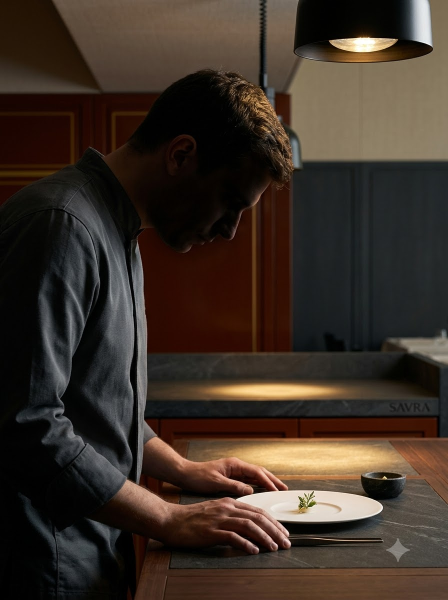
#> input picture test_projects/Savra_Claude/media/Chef_plating_at_pass_202608110048.jpeg, 896 x 1200 px (shown at 1/2 size); its folder holds only this picture in this run
$ python build_media_inventory.py
#> lines starting #> are read from the running program, lines starting #| are printed output that depends on the picture
"""Build .olympus/evidence/media-inventory.json from the read-only media/ originals.

Measures, per still: dimensions, orientation, mean luminance, the share of pixels that are
near-black, and the five dominant colours by k-means-free quantisation. This is the hard
evidence the direction phase leans on -- "the photography is dark and warm" has to be a
measurement, not an impression.

Never writes to media/. Run from the project root:
    python .olympus/tools/build_media_inventory.py
"""

from __future__ import annotations

import json
import subprocess
from pathlib import Path

from PIL import Image

ROOT = Path(__file__).resolve().parents[2]
MEDIA = ROOT / "media"
OUT = ROOT / ".olympus" / "evidence" / "media-inventory.json"

# The locked brand palette, from Color_Palette___trend_colors.
BRAND = {
    "slate": (0x33, 0x5C, 0x67),
    "auburn": (0x9E, 0x2A, 0x2B),
    "hunyadi": (0xE0, 0x9F, 0x3E),
    "vanilla": (0xFF, 0xF3, 0xB0),
}


def hexof(rgb: tuple[int, int, int]) -> str:
    return "#%02X%02X%02X" % rgb


def luminance(rgb: tuple[int, int, int]) -> float:
    """Relative luminance, WCAG 2.1."""
    def channel(c: int) -> float:
        s = c / 255
        return s / 12.92 if s <= 0.04045 else ((s + 0.055) / 1.055) ** 2.4

    r, g, b = (channel(c) for c in rgb)
    return 0.2126 * r + 0.7152 * g + 0.0722 * b


def nearest_brand(rgb: tuple[int, int, int]) -> tuple[str, float]:
    """Closest locked brand colour and its RGB distance, so we can say how literally
    present the palette is in the photography rather than asserting that it is."""
    best, dist = "", 1e9
    for name, ref in BRAND.items():
        d = sum((a - b) ** 2 for a, b in zip(rgb, ref)) ** 0.5
        if d < dist:
            best, dist = name, d
    return best, round(dist, 1)


def dominant(img: Image.Image, n: int = 5) -> list[dict]:
    small = img.convert("RGB").resize((160, 160))
    quant = small.quantize(colors=n, method=Image.Quantize.MEDIANCUT)
    palette = quant.getpalette() or []
    total = sum(count for count, _ in quant.getcolors() or [])
    out = []
    for count, index in sorted(quant.getcolors() or [], reverse=True):
        rgb = tuple(palette[index * 3: index * 3 + 3])
        name, dist = nearest_brand(rgb)
        out.append(
            {
                "hex": hexof(rgb),
                "share": round(count / total, 3),
                "nearest_brand": name,
                "brand_distance": dist,
            }
        )
    return out


def still(path: Path) -> dict:
    with Image.open(path) as img:
#> img is the input picture: PIL image 896x1200 RGB; mean R, G, B 60.1, 48.1, 39.1
        w, h = img.size
#> w = 896; h = 1200
        rgb = img.convert("RGB")
        grey = rgb.convert("L")
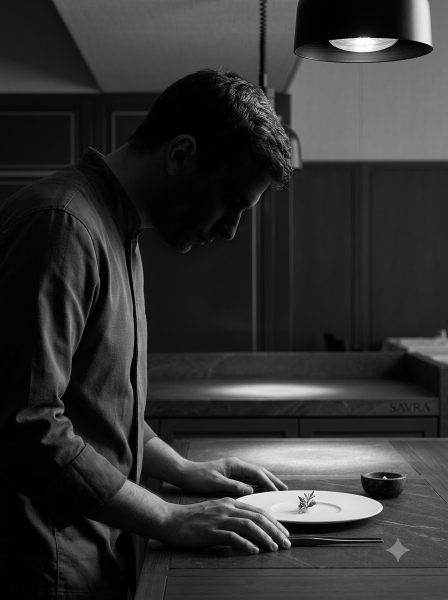
#> grey: PIL image 896x1200 L (shown at 1/2 size); min 0, max 255, mean 50.7
        hist = grey.histogram()
#> hist = 256 values, max 41137 at index 1, min 33 at index 238, mean 4200
        px = w * h
#> px = 1075200
        dark = sum(hist[:48]) / px
#> dark = 0.623
        mean = sum(i * c for i, c in enumerate(hist)) / px
#> mean = 50.7
        return {
            "file": path.name,
            "width": w,
            "height": h,
            "orientation": "landscape" if w > h else ("portrait" if h > w else "square"),
            "aspect": round(w / h, 3),
            "mean_luma_0_255": round(mean, 1),
            "near_black_share": round(dark, 3),
            "dominant": dominant(rgb),
        }
#> in dominant, `small = img.convert("RGB").resize((160, 160))`:
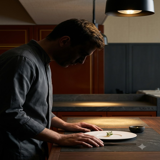
#> small: PIL image 160x160 RGB; mean R, G, B 60.1, 48.1, 39.1
#> in dominant, `quant = small.quantize(colors=n, method=Image.Quantize.MEDIANCUT)`:
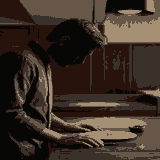
#> quant: PIL image 160x160 P; mean R, G, B 60.3, 48, 38.7
#> in dominant, `palette = quant.getpalette() or []`: palette = [165, 144, 117, 103, 87, 73, 58, 49, 43, 39, 19, 11, 7, 7, 5]
#> in dominant, `total = sum(count for count, _ in quant.getcolors() or [])`: total = 25600
#> the loop in dominant, `for count, index in sorted(quant.getcolors() or [], reverse=True):` made 5 passes
#> (count, index, rgb, dist, name) on passes 1 to 5: (6845, 3, (39, 19, 11), 118.1, 'slate'), (5979, 4, (7, 7, 5), 137, 'slate'), (5577, 2, (58, 49, 43), 74.1, 'slate'), (4448, 1, (103, 87, 73), 60.2, 'slate'), (2751, 0, (165, 144, 117), 82, 'hunyadi')
#> after the loop in dominant, `for count, index in sorted(quant.getcolors() or [], reverse=True):`: out = 5 items


def clip(path: Path) -> dict:
    probe = subprocess.run(
        [
            "ffprobe", "-v", "error",
            "-show_entries", "stream=codec_type,codec_name,width,height,duration,r_frame_rate",
            "-of", "json", str(path),
        ],
        capture_output=True, text=True, check=True,
    )
    streams = json.loads(probe.stdout).get("streams", [])
    return {
        "file": path.name,
        "streams": streams,
        "has_audio": any(s.get("codec_type") == "audio" for s in streams),
    }


def main() -> None:
    stills = sorted(p for p in MEDIA.glob("*.jpeg"))
    clips = sorted(p for p in MEDIA.glob("*.mp4"))
    data = {
        "source": "media/ (read-only supplied originals)",
        "provenance": "AI-generated; every still carries a generation mark in the lower-right corner",
        "brand_palette": {k: hexof(v) for k, v in BRAND.items()},
        "still_count": len(stills),
        "clip_count": len(clips),
        "stills": [still(p) for p in stills],
        "clips": [clip(p) for p in clips],
    }
    OUT.parent.mkdir(parents=True, exist_ok=True)
    OUT.write_text(json.dumps(data, indent=2), encoding="utf-8")
    print(f"wrote {OUT.relative_to(ROOT)}  ({len(stills)} stills, {len(clips)} clips)")

    dark = [s for s in data["stills"] if s["mean_luma_0_255"] < 90]
#> dark = 1 item
    print(f"stills with mean luminance < 90/255: {len(dark)}/{len(stills)}")
#| stills with mean luminance < 90/255: 1/1


if __name__ == "__main__":
    main()

$ run again, on test_projects/Savra_Claude/media/Lamb_backstrap_with_cherry_glaze_202608110048.jpeg
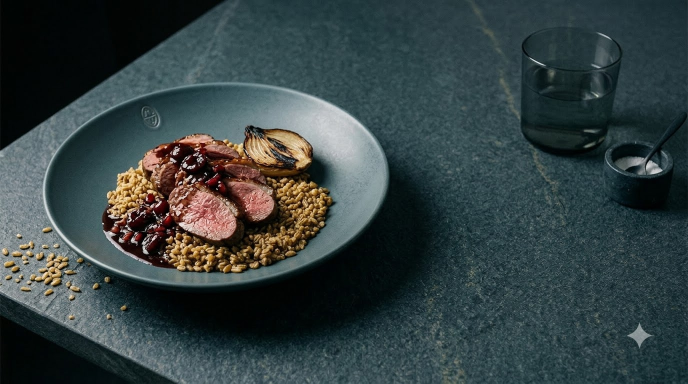
#> input picture test_projects/Savra_Claude/media/Lamb_backstrap_with_cherry_glaze_202608110048.jpeg, 1376 x 768 px (shown at 1/2 size)
#> in still, img is the input picture: PIL image 1376x768 RGB; mean R, G, B 52.9, 65.3, 66
#> in still, `grey = rgb.convert("L")`:
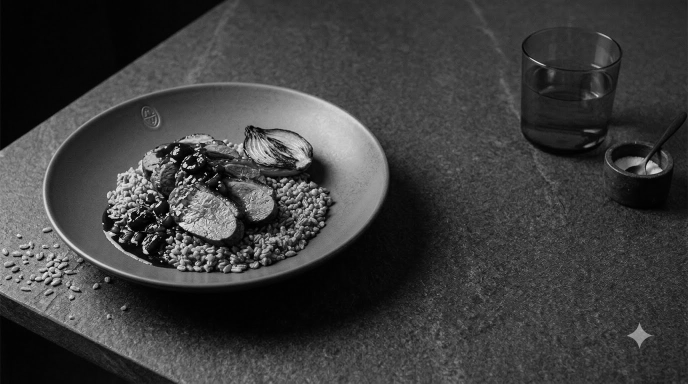
#> grey: PIL image 1376x768 L (shown at 1/2 size); min 0, max 254, mean 61.6
#> hist = 256 values, max 31201 at index 4, min 0 at index 252, mean 4128
#> in still, `dark = sum(hist[:48]) / px`: dark = 0.366
#> mean = 61.61
#> in dominant, `quant = small.quantize(colors=n, method=Image.Quantize.MEDIANCUT)`:
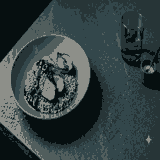
#> quant: PIL image 160x160 P; mean R, G, B 52.2, 65.2, 66.3
#> palette = [141, 143, 137, 81, 94, 93, 51, 71, 75, 39, 53, 55, 6, 15, 16]
#> total = 25600
#> the loop in dominant, `for count, index in sorted(quant.getcolors() or [], reverse=True):` made 5 passes
#> (count, index, rgb, dist) on passes 1 to 5: (7370, 2, (51, 71, 75), 35), (6283, 3, (39, 53, 55), 63), (5781, 4, (6, 15, 16), 124.6), (3158, 1, (81, 94, 93), 31.7), (3008, 0, (141, 143, 137), 108.9)
#> after the loop in dominant, `for count, index in sorted(quant.getcolors() or [], reverse=True):`: out = 5 items
#> in main, `dark = [s for s in data["stills"] if s["mean_luma_0_255"] < 90]`: dark = 1 item
#| stills with mean luminance < 90/255: 1/1

$ run again, on test_projects/Savra_Claude/media/Portrait_recomposition_of_asset_202608110048.jpeg
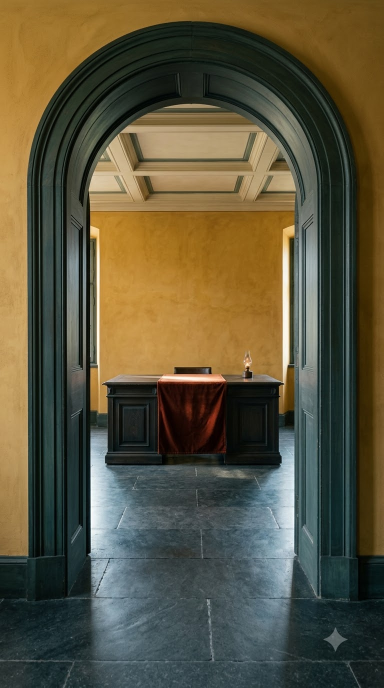
#> input picture test_projects/Savra_Claude/media/Portrait_recomposition_of_asset_202608110048.jpeg, 768 x 1376 px (shown at 1/2 size)
#> in still, img is the input picture: PIL image 768x1376 RGB; mean R, G, B 90.8, 84.4, 61.1
#> in still, `grey = rgb.convert("L")`:
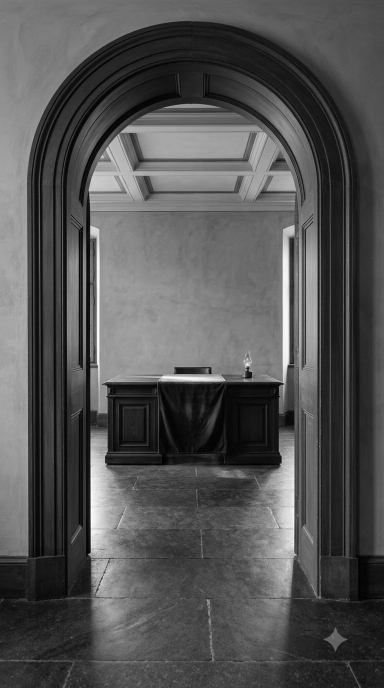
#> grey: PIL image 768x1376 L (shown at 1/2 size); min 0, max 254, mean 83.7
#> hist = 256 values, max 10713 at index 29, min 0 at index 255, mean 4128
#> in still, `dark = sum(hist[:48]) / px`: dark = 0.313
#> mean = 83.67
#> in dominant, `quant = small.quantize(colors=n, method=Image.Quantize.MEDIANCUT)`:
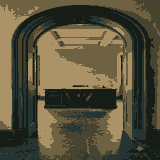
#> quant: PIL image 160x160 P; mean R, G, B 87.6, 82, 59.5
#> palette = [172, 147, 103, 110, 98, 67, 72, 68, 47, 37, 53, 51, 22, 28, 22]
#> total = 25600
#> the loop in dominant, `for count, index in sorted(quant.getcolors() or [], reverse=True):` made 5 passes
#> (count, index, rgb, dist, name) on passes 1 to 5: (6059, 4, (22, 28, 22), 107.2, 'slate'), (6037, 0, (172, 147, 103), 67.3, 'hunyadi'), (5895, 1, (110, 98, 67), 69.4, 'slate'), (4007, 2, (72, 68, 47), 64.4, 'slate'), (3602, 3, (37, 53, 51), 66.5, 'slate')
#> after the loop in dominant, `for count, index in sorted(quant.getcolors() or [], reverse=True):`: out = 5 items
#> in main, `dark = [s for s in data["stills"] if s["mean_luma_0_255"] < 90]`: dark = 1 item
#| stills with mean luminance < 90/255: 1/1

$ run again, on test_projects/Savra_Claude/media/Quince_dessert_with_yogurt_and_202608110048.jpeg
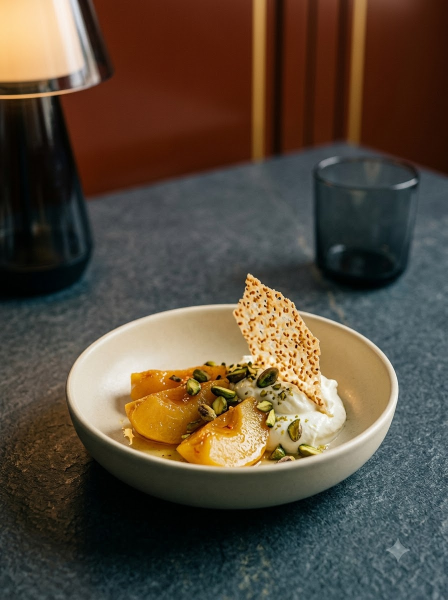
#> input picture test_projects/Savra_Claude/media/Quince_dessert_with_yogurt_and_202608110048.jpeg, 896 x 1200 px (shown at 1/2 size)
#> in still, img is the input picture: PIL image 896x1200 RGB; mean R, G, B 86.7, 74.4, 60
#> in still, `grey = rgb.convert("L")`:
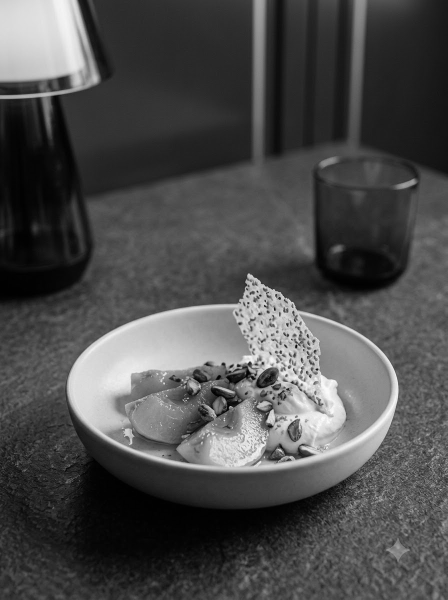
#> grey: PIL image 896x1200 L (shown at 1/2 size); min 0, max 254, mean 76.4
#> hist = 256 values, max 15816 at index 41, min 0 at index 255, mean 4200
#> in still, `dark = sum(hist[:48]) / px`: dark = 0.384
#> mean = 76.43
#> in dominant, `quant = small.quantize(colors=n, method=Image.Quantize.MEDIANCUT)`:
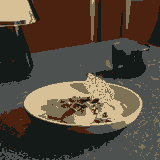
#> quant: PIL image 160x160 P; mean R, G, B 84.2, 73.2, 60.2
#> palette = [215, 191, 150, 126, 115, 87, 77, 82, 80, 75, 34, 16, 20, 26, 24]
#> total = 25600
#> the loop in dominant, `for count, index in sorted(quant.getcolors() or [], reverse=True):` made 5 passes
#> (count, index, rgb, dist, name) on passes 1 to 5: (7853, 2, (77, 82, 80), 36.1, 'slate'), (6256, 3, (75, 34, 16), 87.6, 'auburn'), (5958, 4, (20, 26, 24), 107.5, 'slate'), (2981, 0, (215, 191, 150), 70.6, 'vanilla'), (2552, 1, (126, 115, 87), 80.1, 'slate')
#> after the loop in dominant, `for count, index in sorted(quant.getcolors() or [], reverse=True):`: out = 5 items
#> in main, `dark = [s for s in data["stills"] if s["mean_luma_0_255"] < 90]`: dark = 1 item
#| stills with mean luminance < 90/255: 1/1

$ run again, on test_projects/Savra_Claude/media/Chef_plating_dish_202608110048.jpeg
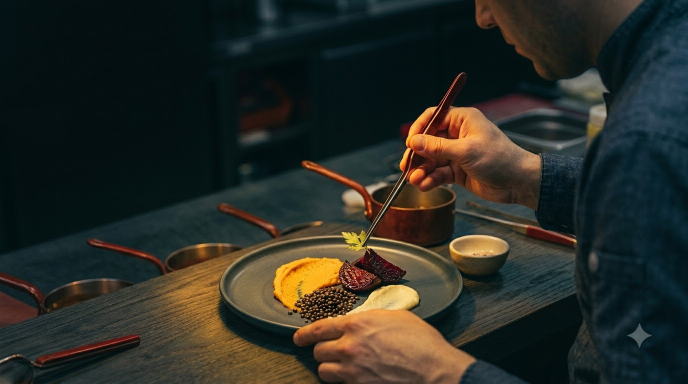
#> input picture test_projects/Savra_Claude/media/Chef_plating_dish_202608110048.jpeg, 1376 x 768 px (shown at 1/2 size)
#> in still, img is the input picture: PIL image 1376x768 RGB; mean R, G, B 42.1, 44.2, 37.5
#> in still, `grey = rgb.convert("L")`:
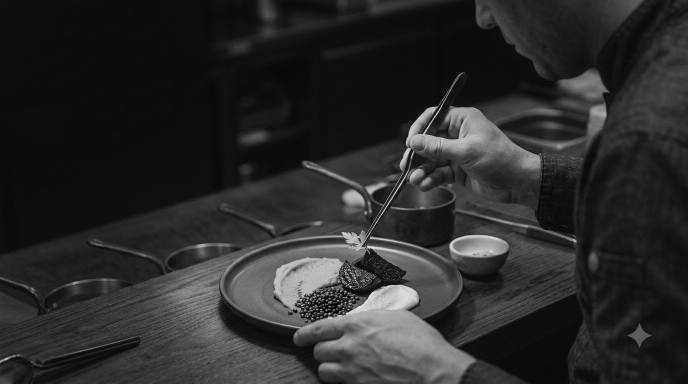
#> grey: PIL image 1376x768 L (shown at 1/2 size); min 0, max 242, mean 42.8
#> hist = 256 values, max 106290 at index 12, min 0 at index 239, mean 4128
#> in still, `dark = sum(hist[:48]) / px`: dark = 0.682
#> mean = 42.81
#> in dominant, `quant = small.quantize(colors=n, method=Image.Quantize.MEDIANCUT)`:
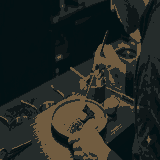
#> quant: PIL image 160x160 P; mean R, G, B 35.2, 39.7, 35.2
#> palette = [113, 92, 64, 37, 44, 43, 15, 23, 24, 4, 17, 19, 2, 17, 19]
#> total = 25600
#> the loop in dominant, `for count, index in sorted(quant.getcolors() or [], reverse=True):` made 5 passes
#> (count, index, rgb, dist, name) on passes 1 to 5: (7690, 1, (37, 44, 43), 78.1, 'slate'), (5498, 3, (4, 17, 19), 122, 'slate'), (4673, 0, (113, 92, 64), 70.5, 'auburn'), (3986, 2, (15, 23, 24), 110.9, 'slate'), (3753, 4, (2, 17, 19), 122.8, 'slate')
#> after the loop in dominant, `for count, index in sorted(quant.getcolors() or [], reverse=True):`: out = 5 items
#> in main, `dark = [s for s in data["stills"] if s["mean_luma_0_255"] < 90]`: dark = 1 item
#| stills with mean luminance < 90/255: 1/1
